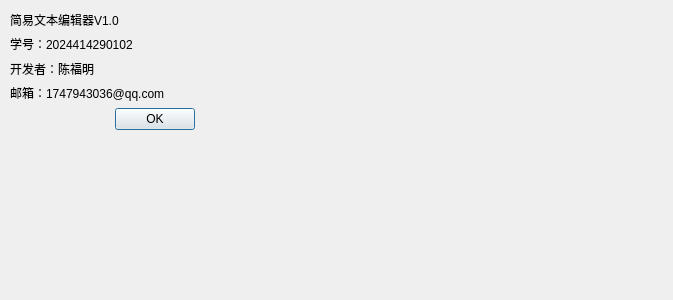
<?xml version="1.0" encoding="UTF-8"?>
<ui version="4.0">
 <class>Dialog</class>
 <widget class="QDialog" name="Dialog">
  <property name="geometry">
   <rect>
    <x>0</x>
    <y>0</y>
    <width>673</width>
    <height>300</height>
   </rect>
  </property>
  <property name="windowTitle">
   <string>关于</string>
  </property>
  <widget class="QWidget" name="">
   <property name="geometry">
    <rect>
     <x>10</x>
     <y>10</y>
     <width>185</width>
     <height>120</height>
    </rect>
   </property>
   <layout class="QVBoxLayout" name="verticalLayout_2">
    <item>
     <layout class="QVBoxLayout" name="verticalLayout">
      <item>
       <widget class="QLabel" name="label">
        <property name="text">
         <string>简易文本编辑器V1.0</string>
        </property>
       </widget>
      </item>
      <item>
       <widget class="QLabel" name="label_3">
        <property name="text">
         <string>学号：2024414290102</string>
        </property>
       </widget>
      </item>
      <item>
       <widget class="QLabel" name="label_2">
        <property name="text">
         <string>开发者：陈福明</string>
        </property>
       </widget>
      </item>
      <item>
       <widget class="QLabel" name="label_4">
        <property name="text">
         <string>邮箱：1747943036@qq.com</string>
        </property>
       </widget>
      </item>
     </layout>
    </item>
    <item>
     <widget class="QDialogButtonBox" name="buttonBox">
      <property name="orientation">
       <enum>Qt::Horizontal</enum>
      </property>
      <property name="standardButtons">
       <set>QDialogButtonBox::Ok</set>
      </property>
     </widget>
    </item>
   </layout>
  </widget>
 </widget>
 <resources/>
 <connections>
  <connection>
   <sender>buttonBox</sender>
   <signal>rejected()</signal>
   <receiver>Dialog</receiver>
   <slot>reject()</slot>
   <hints>
    <hint type="sourcelabel">
     <x>316</x>
     <y>260</y>
    </hint>
    <hint type="destinationlabel">
     <x>286</x>
     <y>274</y>
    </hint>
   </hints>
  </connection>
  <connection>
   <sender>buttonBox</sender>
   <signal>accepted()</signal>
   <receiver>Dialog</receiver>
   <slot>accept()</slot>
   <hints>
    <hint type="sourcelabel">
     <x>248</x>
     <y>254</y>
    </hint>
    <hint type="destinationlabel">
     <x>157</x>
     <y>274</y>
    </hint>
   </hints>
  </connection>
 </connections>
</ui>
